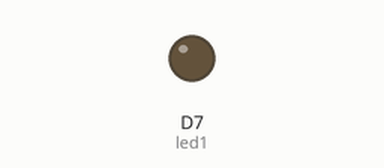
Bench run of a sketch on a simulated ESP8266 (NodeMCU). On the bench: output pins drawn as LEDs (lit = HIGH).

Above: at 1.2 s.
At 43.1 s:
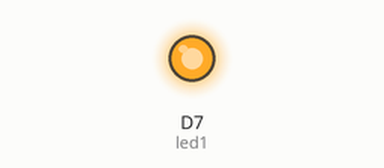
Timing chart, 0 to 45.4 s (numbered marks = the images above):
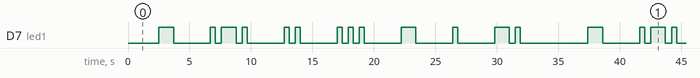

The sketch:

morsecodeprinter.ino
```cpp
int led1 = D7;
void setup() {
    pinMode(led1, OUTPUT);
}
void loop() {

    //Store Name to print in dots and dashes
    const char string[] = " - .-. .. ... - . -. ";
    const char dash = '-';
    const char dot = '.';
    const char space = ' ';
    const int tickDelay = 500;
    const int dotDelay = 400;
    const int dashDelay = 1200;
    const int spaceDelay = 2000;

    while(true)
    {
        for(int i = 0; i < strlen(string); i++ )
        {
            char character = string[i];
            if(character==dash)
            {
                digitalWrite(led1, HIGH);
                delay(dashDelay);
                digitalWrite(led1, LOW);
            }
            if(character==dot)
            {
                digitalWrite(led1, HIGH);
                delay(dotDelay);
                digitalWrite(led1, LOW);
            }
            if(character==space)
            {
                delay(spaceDelay);
            }
            delay(tickDelay);
        }
    }
}
```

Measured:
- by itself, D7 (led1): moves between LOW and HIGH, repeating every 34.9 s
- by itself, everything shown: repeats every 34.9 s, in 26 steps
